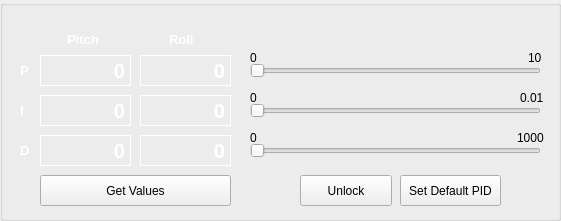
     <widget class="QGroupBox" name="groupBox_4">
      <property name="geometry">
       <rect>
        <x>10</x>
        <y>40</y>
        <width>561</width>
        <height>221</height>
       </rect>
      </property>
      <property name="title">
       <string/>
      </property>
      <widget class="QLabel" name="hiz_title">
       <property name="geometry">
        <rect>
         <x>67</x>
         <y>29</y>
         <width>41</width>
         <height>21</height>
        </rect>
       </property>
       <property name="styleSheet">
        <string notr="true">QLabel
{
	font-family: Arial;
	font-style: normal;
	font-size: 10pt;
	font-weight: bold;
	background-color: transparent;
	color: #fff;

}</string>
       </property>
       <property name="text">
        <string>Pitch</string>
       </property>
      </widget>
      <widget class="QLabel" name="roll_i_text">
       <property name="enabled">
        <bool>false</bool>
       </property>
       <property name="geometry">
        <rect>
         <x>140</x>
         <y>95</y>
         <width>91</width>
         <height>31</height>
        </rect>
       </property>
       <property name="styleSheet">
        <string notr="true">QLabel
{
	font-family: Arial;
	font-style: normal;
	font-size: 15pt;
	font-weight: bold;
	background-color: transparent;
	color: #fff;

}</string>
       </property>
       <property name="frameShape">
        <enum>QFrame::Box</enum>
       </property>
       <property name="text">
        <string>0</string>
       </property>
       <property name="scaledContents">
        <bool>false</bool>
       </property>
       <property name="alignment">
        <set>Qt::AlignRight|Qt::AlignTrailing|Qt::AlignVCenter</set>
       </property>
      </widget>
      <widget class="QLabel" name="pitch_i_text">
       <property name="enabled">
        <bool>false</bool>
       </property>
       <property name="geometry">
        <rect>
         <x>40</x>
         <y>95</y>
         <width>91</width>
         <height>31</height>
        </rect>
       </property>
       <property name="styleSheet">
        <string notr="true">QLabel
{
	font-family: Arial;
	font-style: normal;
	font-size: 15pt;
	font-weight: bold;
	background-color: transparent;
	color: #fff;

}</string>
       </property>
       <property name="frameShape">
        <enum>QFrame::Box</enum>
       </property>
       <property name="text">
        <string>0</string>
       </property>
       <property name="scaledContents">
        <bool>false</bool>
       </property>
       <property name="alignment">
        <set>Qt::AlignRight|Qt::AlignTrailing|Qt::AlignVCenter</set>
       </property>
      </widget>
      <widget class="QLabel" name="hiz_title_3">
       <property name="geometry">
        <rect>
         <x>20</x>
         <y>60</y>
         <width>16</width>
         <height>21</height>
        </rect>
       </property>
       <property name="styleSheet">
        <string notr="true">QLabel
{
	font-family: Arial;
	font-style: normal;
	font-size: 10pt;
	font-weight: bold;
	background-color: transparent;
	color: #fff;

}</string>
       </property>
       <property name="text">
        <string>P</string>
       </property>
      </widget>
      <widget class="QLabel" name="hiz_title_4">
       <property name="geometry">
        <rect>
         <x>20</x>
         <y>100</y>
         <width>16</width>
         <height>21</height>
        </rect>
       </property>
       <property name="styleSheet">
        <string notr="true">QLabel
{
	font-family: Arial;
	font-style: normal;
	font-size: 10pt;
	font-weight: bold;
	background-color: transparent;
	color: #fff;

}</string>
       </property>
       <property name="text">
        <string>I</string>
       </property>
      </widget>
      <widget class="QLabel" name="roll_p_text">
       <property name="enabled">
        <bool>false</bool>
       </property>
       <property name="geometry">
        <rect>
         <x>140</x>
         <y>55</y>
         <width>91</width>
         <height>31</height>
        </rect>
       </property>
       <property name="styleSheet">
        <string notr="true">QLabel
{
	font-family: Arial;
	font-style: normal;
	font-size: 15pt;
	font-weight: bold;
	background-color: transparent;
	color: #fff;

}</string>
       </property>
       <property name="frameShape">
        <enum>QFrame::Box</enum>
       </property>
       <property name="text">
        <string>0</string>
       </property>
       <property name="scaledContents">
        <bool>false</bool>
       </property>
       <property name="alignment">
        <set>Qt::AlignRight|Qt::AlignTrailing|Qt::AlignVCenter</set>
       </property>
      </widget>
      <widget class="QLabel" name="hiz_title_5">
       <property name="geometry">
        <rect>
         <x>20</x>
         <y>140</y>
         <width>16</width>
         <height>21</height>
        </rect>
       </property>
       <property name="styleSheet">
        <string notr="true">QLabel
{
	font-family: Arial;
	font-style: normal;
	font-size: 10pt;
	font-weight: bold;
	background-color: transparent;
	color: #fff;

}</string>
       </property>
       <property name="text">
        <string>D</string>
       </property>
      </widget>
      <widget class="QLabel" name="roll_d_text">
       <property name="enabled">
        <bool>false</bool>
       </property>
       <property name="geometry">
        <rect>
         <x>140</x>
         <y>135</y>
         <width>91</width>
         <height>31</height>
        </rect>
       </property>
       <property name="styleSheet">
        <string notr="true">QLabel
{
	font-family: Arial;
	font-style: normal;
	font-size: 15pt;
	font-weight: bold;
	background-color: transparent;
	color: #fff;

}</string>
       </property>
       <property name="frameShape">
        <enum>QFrame::Box</enum>
       </property>
       <property name="text">
        <string>0</string>
       </property>
       <property name="scaledContents">
        <bool>false</bool>
       </property>
       <property name="alignment">
        <set>Qt::AlignRight|Qt::AlignTrailing|Qt::AlignVCenter</set>
       </property>
      </widget>
      <widget class="QLabel" name="pitch_d_text">
       <property name="enabled">
        <bool>false</bool>
       </property>
       <property name="geometry">
        <rect>
         <x>40</x>
         <y>135</y>
         <width>91</width>
         <height>31</height>
        </rect>
       </property>
       <property name="styleSheet">
        <string notr="true">QLabel
{
	font-family: Arial;
	font-style: normal;
	font-size: 15pt;
	font-weight: bold;
	background-color: transparent;
	color: #fff;

}</string>
       </property>
       <property name="frameShape">
        <enum>QFrame::Box</enum>
       </property>
       <property name="text">
        <string>0</string>
       </property>
       <property name="scaledContents">
        <bool>false</bool>
       </property>
       <property name="alignment">
        <set>Qt::AlignRight|Qt::AlignTrailing|Qt::AlignVCenter</set>
       </property>
      </widget>
      <widget class="QLabel" name="pitch_p_text">
       <property name="enabled">
        <bool>false</bool>
       </property>
       <property name="geometry">
        <rect>
         <x>40</x>
         <y>55</y>
         <width>91</width>
         <height>31</height>
        </rect>
       </property>
       <property name="styleSheet">
        <string notr="true">QLabel
{
	font-family: Arial;
	font-style: normal;
	font-size: 15pt;
	font-weight: bold;
	background-color: transparent;
	color: #fff;

}</string>
       </property>
       <property name="frameShape">
        <enum>QFrame::Box</enum>
       </property>
       <property name="text">
        <string>0</string>
       </property>
       <property name="scaledContents">
        <bool>false</bool>
       </property>
       <property name="alignment">
        <set>Qt::AlignRight|Qt::AlignTrailing|Qt::AlignVCenter</set>
       </property>
      </widget>
      <widget class="QLabel" name="hiz_title_2">
       <property name="geometry">
        <rect>
         <x>169</x>
         <y>29</y>
         <width>41</width>
         <height>21</height>
        </rect>
       </property>
       <property name="styleSheet">
        <string notr="true">QLabel
{
	font-family: Arial;
	font-style: normal;
	font-size: 10pt;
	font-weight: bold;
	background-color: transparent;
	color: #fff;

}</string>
       </property>
       <property name="text">
        <string>Roll</string>
       </property>
      </widget>
      <widget class="QPushButton" name="pid_get_values_button">
       <property name="geometry">
        <rect>
         <x>40</x>
         <y>175</y>
         <width>191</width>
         <height>31</height>
        </rect>
       </property>
       <property name="text">
        <string>Get Values</string>
       </property>
      </widget>
      <widget class="QSlider" name="pid_p_slider">
       <property name="geometry">
        <rect>
         <x>250</x>
         <y>60</y>
         <width>291</width>
         <height>22</height>
        </rect>
       </property>
       <property name="maximum">
        <number>1000</number>
       </property>
       <property name="singleStep">
        <number>1</number>
       </property>
       <property name="pageStep">
        <number>1</number>
       </property>
       <property name="value">
        <number>0</number>
       </property>
       <property name="orientation">
        <enum>Qt::Horizontal</enum>
       </property>
      </widget>
      <widget class="QSlider" name="pid_i_slider">
       <property name="geometry">
        <rect>
         <x>250</x>
         <y>100</y>
         <width>291</width>
         <height>22</height>
        </rect>
       </property>
       <property name="maximum">
        <number>10000</number>
       </property>
       <property name="pageStep">
        <number>1</number>
       </property>
       <property name="value">
        <number>0</number>
       </property>
       <property name="orientation">
        <enum>Qt::Horizontal</enum>
       </property>
      </widget>
      <widget class="QSlider" name="pid_d_slider">
       <property name="geometry">
        <rect>
         <x>250</x>
         <y>140</y>
         <width>291</width>
         <height>22</height>
        </rect>
       </property>
       <property name="maximum">
        <number>1000</number>
       </property>
       <property name="pageStep">
        <number>1</number>
       </property>
       <property name="value">
        <number>0</number>
       </property>
       <property name="orientation">
        <enum>Qt::Horizontal</enum>
       </property>
      </widget>
      <widget class="QLabel" name="label_2">
       <property name="geometry">
        <rect>
         <x>250</x>
         <y>50</y>
         <width>49</width>
         <height>16</height>
        </rect>
       </property>
       <property name="text">
        <string>0</string>
       </property>
      </widget>
      <widget class="QLabel" name="label_3">
       <property name="geometry">
        <rect>
         <x>528</x>
         <y>50</y>
         <width>49</width>
         <height>16</height>
        </rect>
       </property>
       <property name="text">
        <string>10</string>
       </property>
      </widget>
      <widget class="QLabel" name="label_4">
       <property name="geometry">
        <rect>
         <x>250</x>
         <y>90</y>
         <width>49</width>
         <height>16</height>
        </rect>
       </property>
       <property name="text">
        <string>0</string>
       </property>
      </widget>
      <widget class="QLabel" name="label_5">
       <property name="geometry">
        <rect>
         <x>520</x>
         <y>90</y>
         <width>49</width>
         <height>16</height>
        </rect>
       </property>
       <property name="text">
        <string>0.01</string>
       </property>
      </widget>
      <widget class="QLabel" name="label_6">
       <property name="geometry">
        <rect>
         <x>250</x>
         <y>130</y>
         <width>49</width>
         <height>16</height>
        </rect>
       </property>
       <property name="text">
        <string>0</string>
       </property>
      </widget>
      <widget class="QLabel" name="label_7">
       <property name="geometry">
        <rect>
         <x>517</x>
         <y>130</y>
         <width>49</width>
         <height>16</height>
        </rect>
       </property>
       <property name="text">
        <string>1000</string>
       </property>
      </widget>
      <widget class="QPushButton" name="pid_lock_unlock_button">
       <property name="geometry">
        <rect>
         <x>300</x>
         <y>175</y>
         <width>92</width>
         <height>31</height>
        </rect>
       </property>
       <property name="text">
        <string>Unlock</string>
       </property>
      </widget>
      <widget class="QPushButton" name="set_default_pid">
       <property name="geometry">
        <rect>
         <x>400</x>
         <y>175</y>
         <width>101</width>
         <height>31</height>
        </rect>
       </property>
       <property name="text">
        <string>Set Default PID</string>
       </property>
      </widget>
     </widget>
